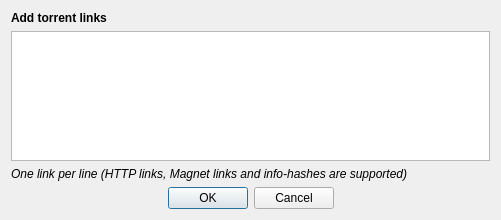
<?xml version="1.0" encoding="UTF-8"?>
<ui version="4.0">
    <class>DownloadFromURLDialog</class>
    <widget class="QDialog" name="DownloadFromURLDialog">
        <property name="geometry">
            <rect>
                <x>0</x>
                <y>0</y>
                <width>501</width>
                <height>220</height>
            </rect>
        </property>
        <property name="windowTitle">
            <string>Download from URLs</string>
        </property>
        <layout class="QVBoxLayout">
            <item>
                <widget class="QLabel" name="downloadURL_lbl">
                    <property name="font">
                        <font>
                            <weight>75</weight>
                            <bold>true</bold>
                        </font>
                    </property>
                    <property name="text">
                        <string>Add torrent links</string>
                    </property>
                </widget>
            </item>
            <item>
                <widget class="QTextEdit" name="textUrls">
                    <property name="tabChangesFocus">
                        <bool>true</bool>
                    </property>
                    <property name="acceptRichText">
                        <bool>false</bool>
                    </property>
                </widget>
            </item>
            <item>
                <widget class="QLabel" name="label_infos">
                    <property name="font">
                        <font>
                            <italic>true</italic>
                        </font>
                    </property>
                    <property name="text">
                        <string>One link per line (HTTP links, Magnet links and info-hashes are supported)</string>
                    </property>
                </widget>
            </item>
            <item>
                <widget class="QDialogButtonBox" name="buttonBox">
                    <property name="standardButtons">
                        <set>QDialogButtonBox::Cancel|QDialogButtonBox::Ok</set>
                    </property>
                    <property name="centerButtons">
                        <bool>true</bool>
                    </property>
                </widget>
            </item>
        </layout>
    </widget>
    <resources/>
    <connections/>
</ui>
